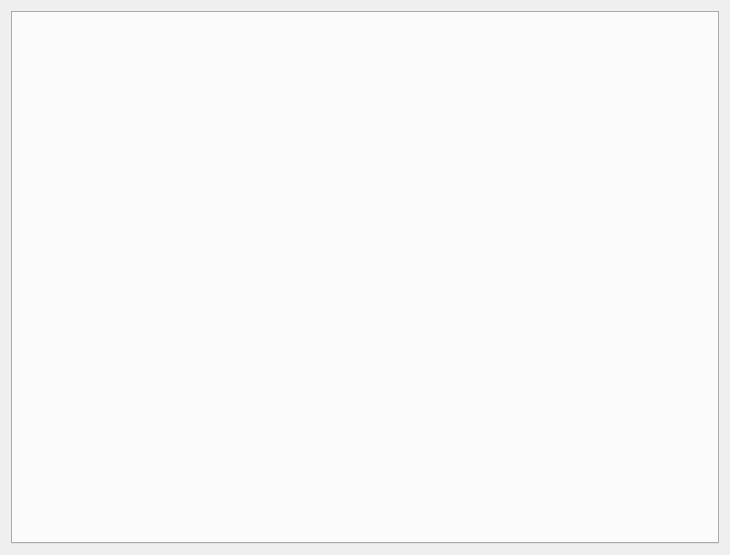
<?xml version="1.0" encoding="UTF-8"?>
<ui version="4.0">
 <class>mainWidget</class>
 <widget class="QWidget" name="mainWidget">
  <property name="geometry">
   <rect>
    <x>0</x>
    <y>0</y>
    <width>730</width>
    <height>555</height>
   </rect>
  </property>
  <property name="windowTitle">
   <string>AI boardgame</string>
  </property>
  <layout class="QGridLayout" name="mainLayout">
   <item row="0" column="0">
    <widget class="QTabWidget" name="tabsWidget">
     <property name="currentIndex">
      <number>-1</number>
     </property>
    </widget>
   </item>
  </layout>
 </widget>
 <resources/>
 <connections/>
</ui>
